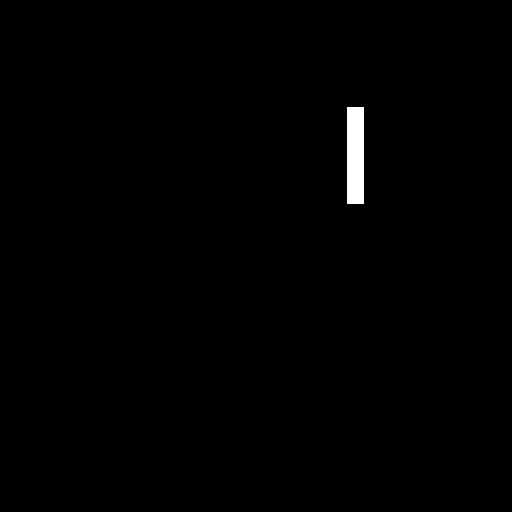
#> input picture digit_image_pocessing/Lab3/translated_rectangle.tif, 512 x 512 px
$ jupyter execute 'Filter in Frequency domain.ipynb'
#> lines starting #> are read from the running program, lines starting #| are printed output that depends on the picture; after the words box and inside, x2 and y2 are one past the last pixel; in counts of white or black regions, pixels touching at a corner belong together
[cell 1]
import numpy as np
import matplotlib.pyplot as plt

[cell 2]
def My_fft2d(img, shift=True):
    '''
    输入：
        img: 归一化后图像
        shift:
            bool type
            if 'False': no shifting operation

    输出：
        img_fft: img的2d fourier 变换后结果
    '''
    img_fft = np.fft.fft2(img)
    if shift:
        img_fft = np.fft.fftshift(img_fft)

    return img_fft

def My_ifft2d(img_fft, shift=True):
    '''
    输入：
        img_fft: fft 后图像
        shift:
            bool type
            if 'False': no shifting operation

    输出：
        img_rec: fft 反变换后重建图像
    '''
    if shift:
        img_fft = np.fft.fftshift(img_fft)
    img_rec = np.fft.ifft2(img_fft)


    return img_rec

## 关于频率域核函数
不同于空间核矩阵$h(x,y)$可以与输入图像$f(x,y)$有不同的大小, 频率域上核矩阵$H(u,v)$ **必须**与$f(x,y)$ 有相同的大小.

[cell 3]
img = plt.imread('translated_rectangle.tif')
#> img: shape (512, 512); 0.63% white; 1 white region, box (x1, y1, x2, y2) and area: (347, 107, 364, 204) 1649
np.max(img)
#> Out = 255

[cell 4]
img = img/255 # 归一化
img_ft = My_fft2d(img, shift=True) # FT + shift
plt.imshow(np.log(abs(img_ft)), cmap='gray') # 谱图
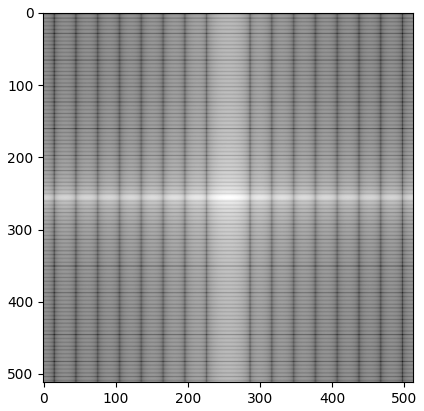
#> figure drawn by matplotlib, 1 panel

## 如何生成H ？

可以使用`np.linspace` 和 `np.meshgrid`的组合

[cell 5]
h,w = img.shape
#> h = 512; w = 512
center = h/2, w/2
#> center = (256, 256)
u_grid = np.linspace(0, h-1 ,h)
#> u_grid = 512 values from 0 to 511
v_grid = np.linspace(0, w-1, w)
#> v_grid = 512 values from 0 to 511
grid = np.meshgrid(u_grid, v_grid) # 生成2维网格坐标

[cell 6]
grid  #注意：grid[0] 给出了列标， grid[1] 给出了行标

[cell 7]
dist_img = (grid[1]-center[0])**2 + (grid[0]-center[1])**2  # 在（u，v）格点上计算 D(u,v)
H = np.where(dist_img<=100, 1, 0) # 理想低通滤波核， D0**2 = 10, 可以尝试变换这个参数观察结果的变化。

### 检查$H$的样子

[cell 8]
plt.subplot(1,2,1)
plt.imshow(H, cmap='gray')
plt.subplot(1,2,2)
plt.plot(H[int(center[0]), :])
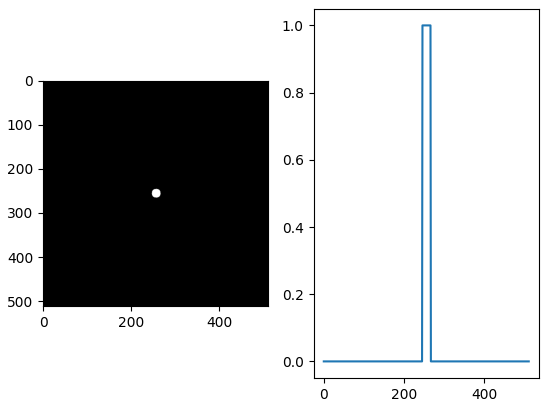
#> figure drawn by matplotlib, 2 panels; panel 2: curve peaks at x = 246, y = 1

### 频率域滤波的标准流程

[cell 9]
img = img/255 # 归一化
img_ft = My_fft2d(img, shift=True) #正变换： FT + shift
img_HF = H*img_ft # 空间滤波
img_ift = My_ifft2d(img_HF, shift=True) #反变换： shift + IFT
img_rec = np.real(img_ift) # 后期处理
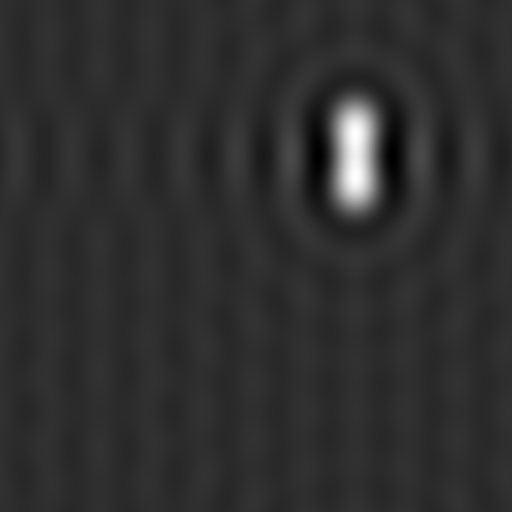
#> img_rec: shape (512, 512) float64; min -0.000546, max 0.00253, mean 2.47e-05; drawn with min black and max white

### 显示图像

[cell 10]
plt.subplot(121)
plt.imshow(img, cmap='gray')
plt.title('original image')
plt.subplot(122)
plt.imshow(img_rec, cmap='gray')
plt.title('After ILPF')

## 关于补零操作

[cell 11]
Img = np.zeros((128,128))
Img[:64,:] = 1
plt.imshow(Img, cmap='gray')
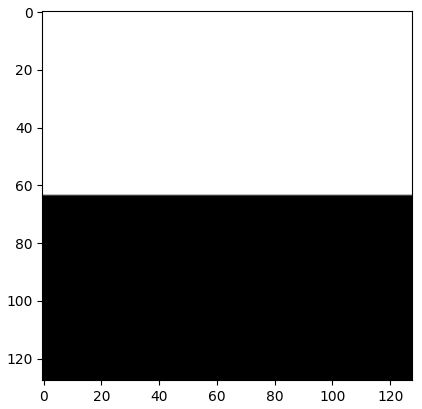
#> figure drawn by matplotlib, 1 panel

[cell 12]
def kernel_H(img, D0=100):
    h,w = img.shape
    center = h/2, w/2
    u_grid = np.linspace(0, h-1 ,h)
    v_grid = np.linspace(0, w-1, w)
    grid = np.meshgrid(u_grid, v_grid) # 生成2维网格坐标

    dist_img = (grid[1]-center[0])**2 + (grid[0]-center[1])**2
    H = np.where(dist_img<=D0, 1, 0)
    return H

[cell 13]
H = kernel_H(Img, 200)
Img_ft = My_fft2d(Img, shift=True) #正变换： FT + shift
Img_HF = H*Img_ft # 空间滤波
Img_ift = My_ifft2d(Img_HF, shift=True) #反变换： shift + IFT
Img_rec = np.real(Img_ift)
plt.imshow(Img_rec, cmap='gray')
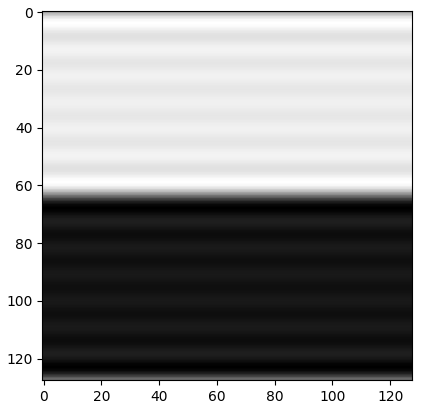
#> figure drawn by matplotlib, 1 panel

### 补零操作后：

[cell 14]
Img_padded = np.zeros((128*2, 128*2))
Img_padded[:128,:128] = Img
plt.imshow(Img_padded, cmap='gray')
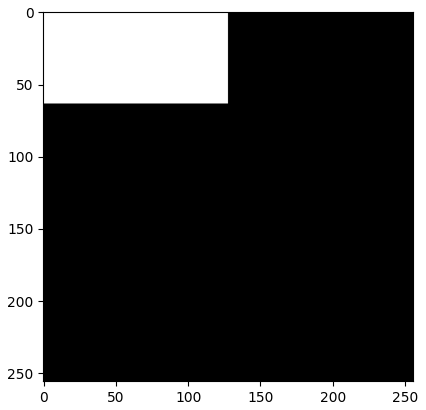
#> figure drawn by matplotlib, 1 panel

[cell 15]
H_padded = kernel_H(Img_padded, 400)
Img_ft_padded = My_fft2d(Img_padded, shift=True) #正变换： FT + shift
Img_HF_padded = H_padded*Img_ft_padded # 空间滤波
Img_ift_padded = My_ifft2d(Img_HF_padded, shift=True) #反变换： shift + IFT
Img_rec_padded = np.real(Img_ift_padded)
plt.imshow(Img_rec_padded[:128,:128], cmap='gray')
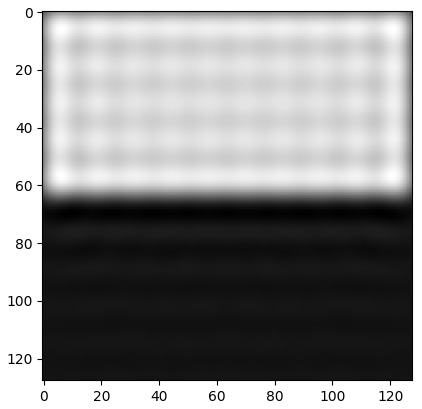
#> figure drawn by matplotlib, 1 panel

[cell 16]
plt.subplot(121)
plt.imshow(abs(Img_ft), cmap='gray')
plt.title('Spectrum, no padding')
plt.subplot(122)
plt.imshow(abs(Img_ft_padded), cmap='gray')
plt.title('Spectrum, zero padding')
print(abs(Img_ft)[64,64])
print(abs(Img_ft_padded)[128,128])
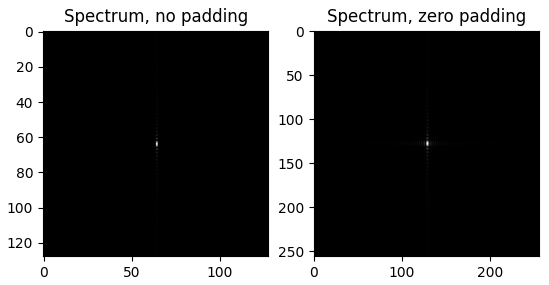
#> figure drawn by matplotlib, 2 panels

## 其他填充

[cell 17]
#镜像填充的例子
Img_padded = np.zeros((128*2, 128*2))
Img_padded[:128,:128] = Img
Img_padded[128:,:128] = Img[::-1, :]
Img_padded[:128,128:] = Img[:,::-1]
Img_padded[128:,128:] = Img[::-1, ::-1]
plt.imshow(Img_padded, cmap='gray')
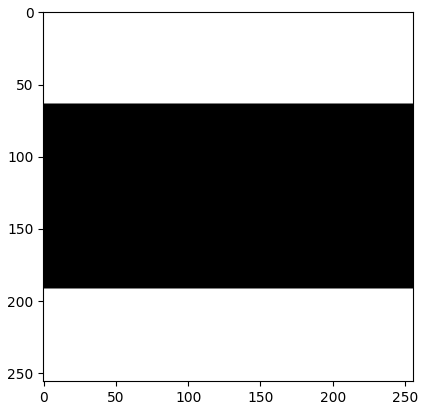
#> figure drawn by matplotlib, 1 panel

[cell 18]
H_padded = kernel_H(Img_padded, 400)
Img_ft_padded = My_fft2d(Img_padded, shift=True) #正变换： FT + shift
Img_HF_padded = H_padded*Img_ft_padded # 空间滤波
Img_ift_padded = My_ifft2d(Img_HF_padded, shift=True) #反变换： shift + IFT
Img_rec_padded = np.real(Img_ift_padded)
plt.imshow(Img_rec_padded[:128,:128], cmap='gray')
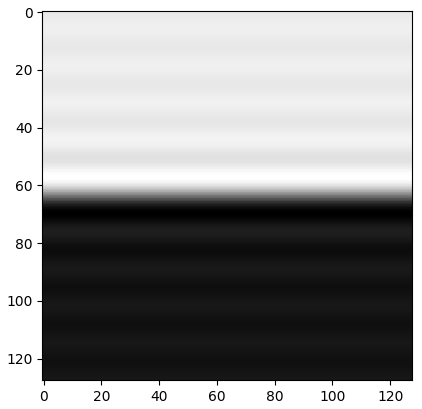
#> figure drawn by matplotlib, 1 panel
